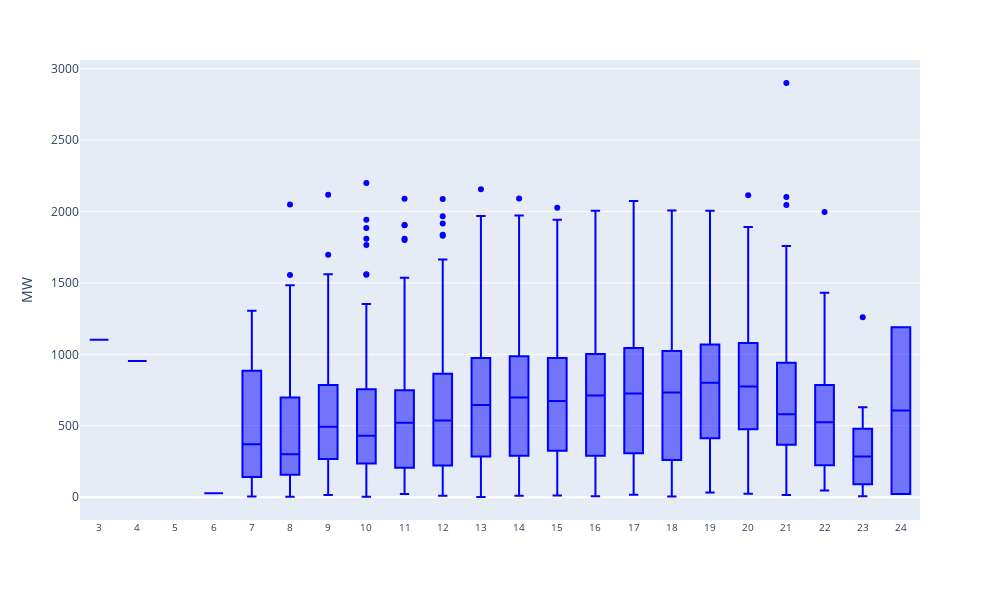

This figure's notebook cell:
### Code cell
fig5 = px.box(niedobory, x='Godzina', y='Niedobór mocy', 
              color_discrete_sequence=['blue'])


#40719C
fig5.update_layout(
    width=1000,
    height=600,
    #title='Niedobór mocy',
    xaxis_tickfont_size=10,
    yaxis_title='MW',
    xaxis_title='',
    xaxis_dtick=1
)

fig5.show()

### Figure 1 — Plotly figure (JSON) as saved in the notebook; plotly's stock layout.template omitted (floating-point values rounded to 4 significant figures; data arrays with more than 128 entries replaced by an {"elided": "..."} marker saying what was removed)
{"data": [{"alignmentgroup": "True", "hovertemplate": "Godzina=%{x}<br>Niedobór mocy=%{y}<extra></extra>", "legendgroup": "", "marker": {"color": "blue"}, "name": "", "notched": false, "offsetgroup": "", "orientation": "v", "showlegend": false, "type": "box", "x": {"elided": "1490 int values"}, "x0": " ", "xaxis": "x", "y": {"elided": "1490 int values"}, "y0": " ", "yaxis": "y"}], "layout": {"boxmode": "group", "height": 600, "legend": {"tracegroupgap": 0}, "margin": {"t": 60}, "width": 1000, "xaxis": {"anchor": "y", "autorange": true, "domain": [0, 1], "dtick": 1, "range": [2.5, 24.5], "tickfont": {"size": 10}, "title": {"text": ""}, "type": "linear"}, "yaxis": {"anchor": "x", "autorange": true, "domain": [0, 1], "range": [-160.1, 3061.0], "title": {"text": "MW"}, "type": "linear"}}}
